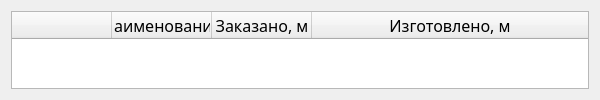
<?xml version="1.0" encoding="UTF-8"?>
<ui version="4.0">
 <class>multiorder_info</class>
 <widget class="QDialog" name="multiorder_info">
  <property name="windowModality">
   <enum>Qt::WindowModal</enum>
  </property>
  <property name="geometry">
   <rect>
    <x>0</x>
    <y>0</y>
    <width>600</width>
    <height>100</height>
   </rect>
  </property>
  <property name="sizePolicy">
   <sizepolicy hsizetype="Fixed" vsizetype="Fixed">
    <horstretch>0</horstretch>
    <verstretch>0</verstretch>
   </sizepolicy>
  </property>
  <property name="minimumSize">
   <size>
    <width>600</width>
    <height>100</height>
   </size>
  </property>
  <property name="contextMenuPolicy">
   <enum>Qt::NoContextMenu</enum>
  </property>
  <property name="windowTitle">
   <string>Список позиций</string>
  </property>
  <layout class="QGridLayout" name="gridLayout">
   <item row="0" column="0">
    <widget class="QTableWidget" name="tableWidget">
     <property name="sizePolicy">
      <sizepolicy hsizetype="Expanding" vsizetype="Preferred">
       <horstretch>0</horstretch>
       <verstretch>0</verstretch>
      </sizepolicy>
     </property>
     <property name="font">
      <font>
       <family>Amazon Ember Cd RC</family>
       <pointsize>12</pointsize>
      </font>
     </property>
     <property name="focusPolicy">
      <enum>Qt::NoFocus</enum>
     </property>
     <property name="contextMenuPolicy">
      <enum>Qt::NoContextMenu</enum>
     </property>
     <property name="styleSheet">
      <string notr="true">QTableWidget::item { border:0px; margin-right: 8; margin-left: 10;}</string>
     </property>
     <property name="frameShadow">
      <enum>QFrame::Sunken</enum>
     </property>
     <property name="verticalScrollMode">
      <enum>QAbstractItemView::ScrollPerItem</enum>
     </property>
     <attribute name="horizontalHeaderStretchLastSection">
      <bool>true</bool>
     </attribute>
     <column>
      <property name="text">
       <string/>
      </property>
     </column>
     <column>
      <property name="text">
       <string>Наименование</string>
      </property>
     </column>
     <column>
      <property name="text">
       <string>Заказано, м</string>
      </property>
     </column>
     <column>
      <property name="text">
       <string>Изготовлено, м</string>
      </property>
     </column>
    </widget>
   </item>
  </layout>
 </widget>
 <resources/>
 <connections/>
</ui>
